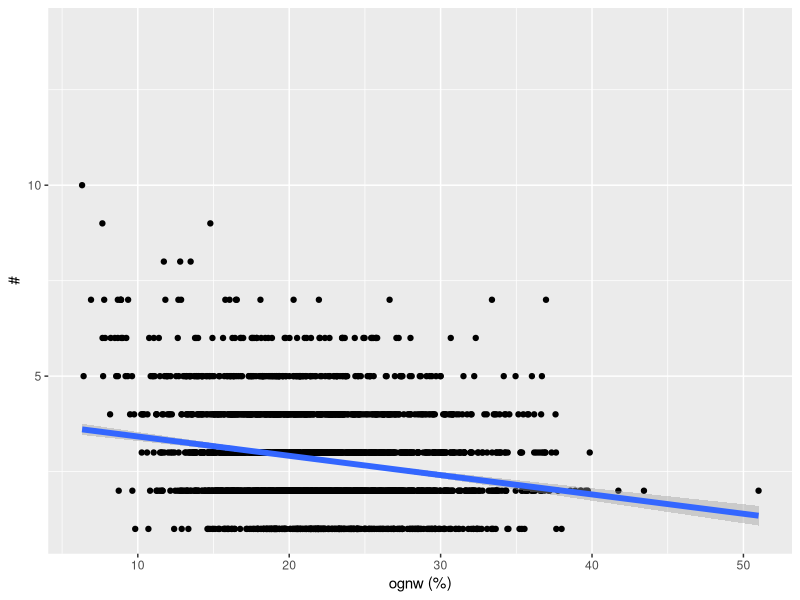
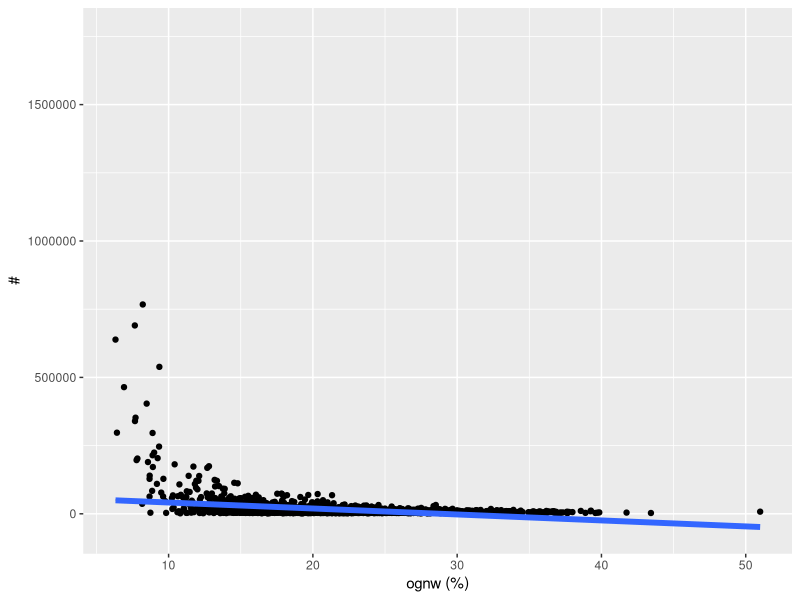
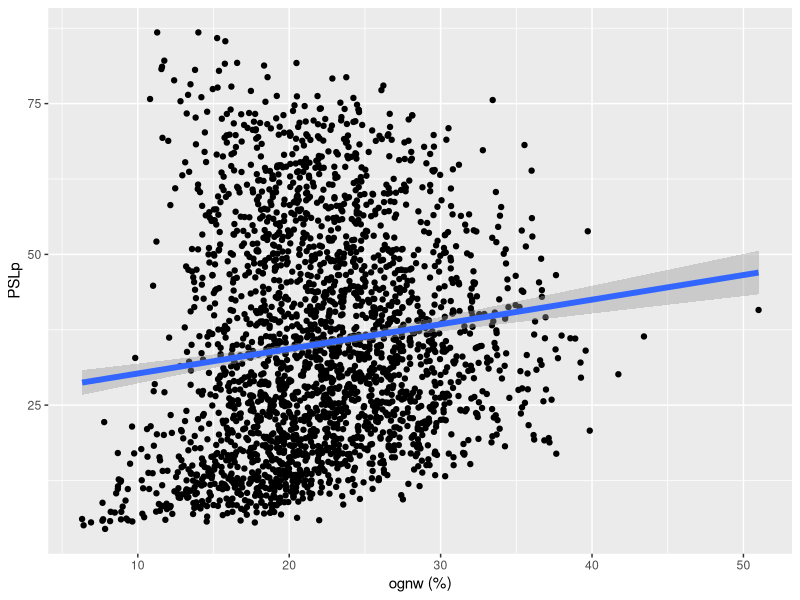
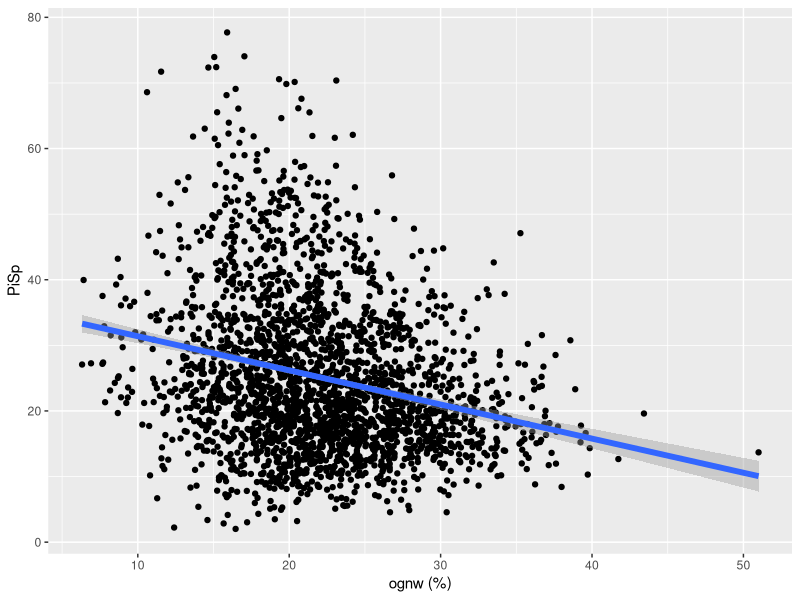
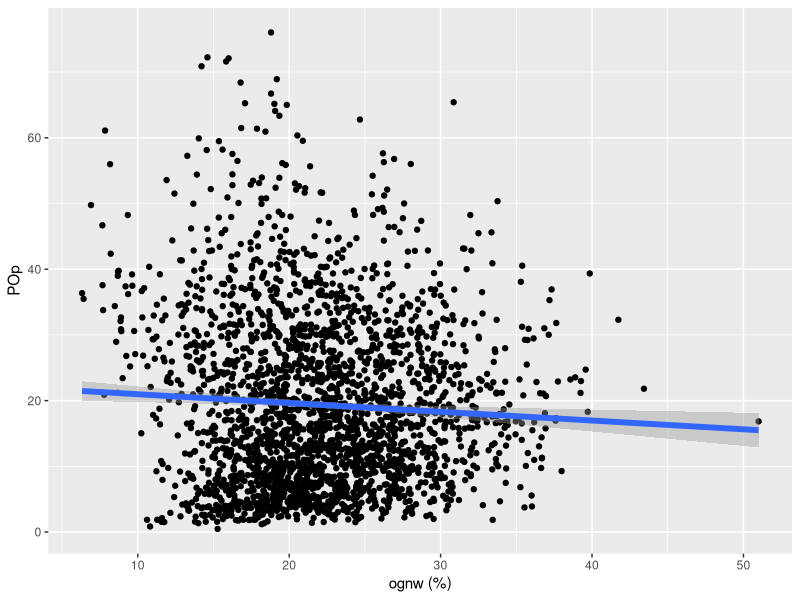
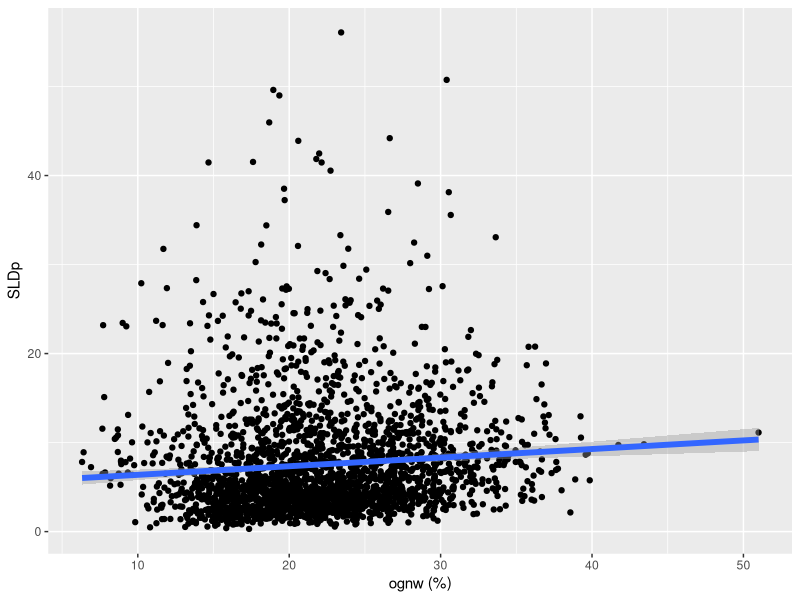
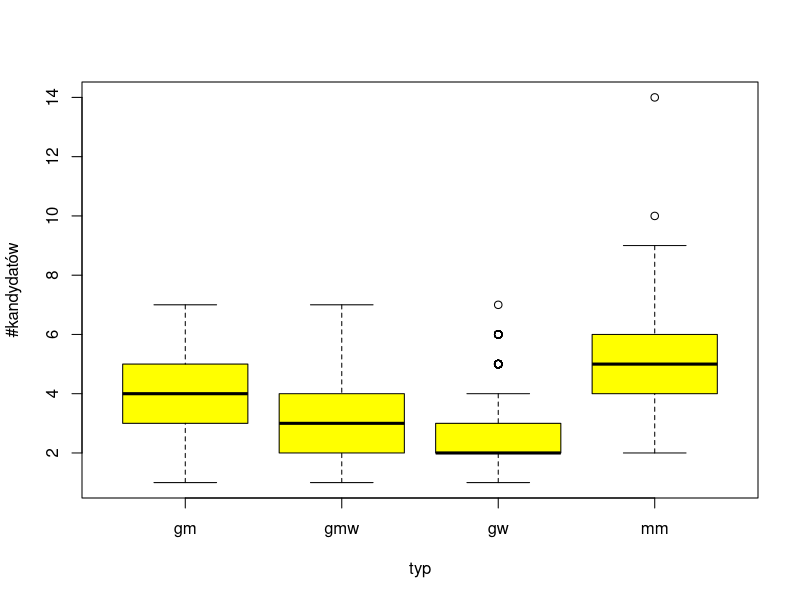
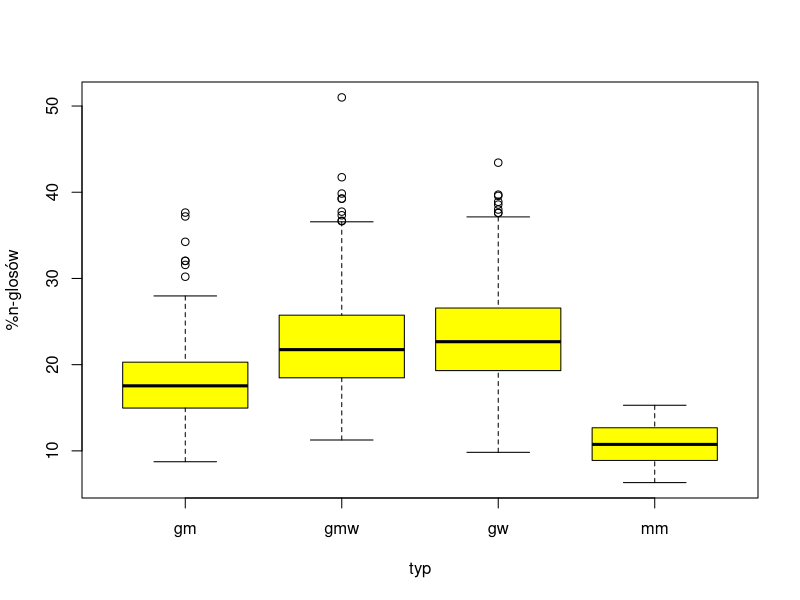

Reproduce these figures in R, in order. (Note: this script raises an error after producing the figures.)
require(ggplot2)
library(dplyr)


## https://stats.oecd.org/Index.aspx?DataSetCode=UN_DEN
g <- read.csv("gminy_kandydaci_2018_vs_2014_CC.csv", sep = ';',  header=T, 
   as.is=T, na.string="NA");

## tu.density = ratio of  wage and salary earners
## that are trade union members, divided by the total number of wage and salary earners:
## gdppc = GDP per capita
ggplot(g, aes(g$ognw, g$razem)) + geom_point() +
  ##geom_text(aes(label=g$razem),size=2.0, vjust=-0.35)  + 
  xlab("ognw (%)") + ylab("#") +
  scale_colour_discrete(name="") +
  geom_smooth(method=lm,se=T, size=2)

ggplot(g, aes(g$ognw, g$popThs)) + geom_point() +
  xlab("ognw (%)") + ylab("#") +
  scale_colour_discrete(name="") +
  geom_smooth(method=lm,se=T, size=2)

ggplot(g, aes(g$ognw, g$PSLp)) + geom_point() +
  xlab("ognw (%)") + ylab("PSLp") +
  scale_colour_discrete(name="") +
  geom_smooth(method=lm,se=T, size=2)

ggplot(g, aes(g$ognw, g$PiSp)) + geom_point() +
  xlab("ognw (%)") + ylab("PiSp") +
  scale_colour_discrete(name="") +
  geom_smooth(method=lm,se=T, size=2)
ggplot(g, aes(g$ognw, g$POp)) + geom_point() +
  xlab("ognw (%)") + ylab("POp") +
  scale_colour_discrete(name="") +
  geom_smooth(method=lm,se=T, size=2)
##
ggplot(g, aes(g$ognw, g$SLDp)) + geom_point() +
  xlab("ognw (%)") + ylab("SLDp") +
  scale_colour_discrete(name="") +
  geom_smooth(method=lm,se=T, size=2)
lm <- lm(data=g, ognw ~ PSLp ); summary(lm)
lm <- lm(data=g, ognw ~ PiSp ); summary(lm)
lm <- lm(data=g, ognw ~ POp ); summary(lm)
lm <- lm(data=g, ognw ~ SLDp ); summary(lm)

str(g)


boxplot (razem ~ type, g, xlab = "typ", ylab = "#kandydatów", col = "yellow")
boxplot (ognw ~ type, g, xlab = "typ", ylab = "%n-glosów", col = "yellow")

aggregate (g$razem, list(Numer = g$type), fivenum)

razem.type <- g %>% group_by(type) %>% summarise(V2=mean(razem))
print(razem.type, n=Inf)

ognw.type <- g %>% group_by(type) %>% summarise(V2=mean(ognw))
print(ognw.type, n=Inf)

g$kobietyP <- g$razemKobiety / g$razem

kobietyP.type <- g %>% group_by(type) %>% summarise(V2=mean(kobietyP))
print(kobietyP.type, n=Inf)

fivenum(g$popThs)

h <- hist(g$popThs, 
   breaks=seq(0, 1000000, by=5000),
   freq=TRUE,
   col="orange", main="", xlab="wiek", ylab="liczba kandydatów", labels=F, xaxt='n')
   #axis(side=1, at=wB)
   #text(80, 40, summary_label, cex = .8, adj=c(0,1))





